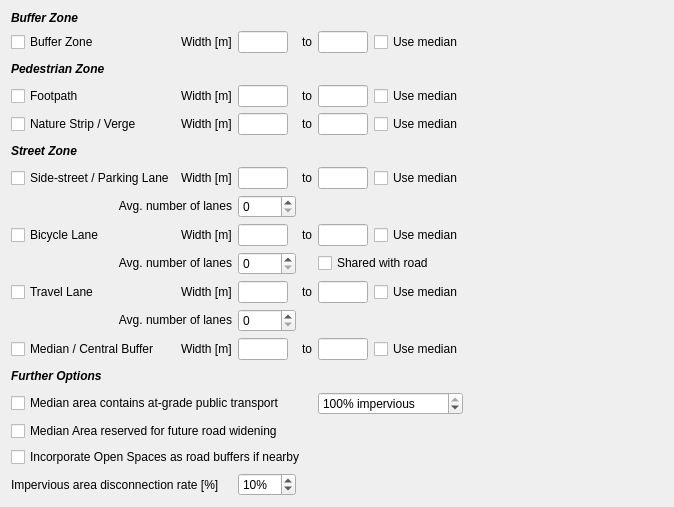
                 <widget class="QWidget" name="ma_buffer_w_lbl2" native="true">
                  <property name="sizePolicy">
                   <sizepolicy hsizetype="Preferred" vsizetype="Fixed">
                    <horstretch>0</horstretch>
                    <verstretch>0</verstretch>
                   </sizepolicy>
                  </property>
                  <property name="minimumSize">
                   <size>
                    <width>0</width>
                    <height>0</height>
                   </size>
                  </property>
                  <property name="maximumSize">
                   <size>
                    <width>16777215</width>
                    <height>16777215</height>
                   </size>
                  </property>
                  <layout class="QGridLayout" name="gridLayout_29">
                   <item row="6" column="3">
                    <widget class="QLineEdit" name="ma_sidestreet_wmin">
                     <property name="maximumSize">
                      <size>
                       <width>50</width>
                       <height>16777215</height>
                      </size>
                     </property>
                     <property name="text">
                      <string/>
                     </property>
                    </widget>
                   </item>
                   <item row="8" column="6">
                    <widget class="QCheckBox" name="ma_bicycle_median">
                     <property name="text">
                      <string>Use median</string>
                     </property>
                    </widget>
                   </item>
                   <item row="5" column="0">
                    <widget class="QLabel" name="ma_street_zone">
                     <property name="text">
                      <string>&lt;html&gt;&lt;head/&gt;&lt;body&gt;&lt;p&gt;&lt;span style=&quot; font-weight:600; font-style:italic;&quot;&gt;Street Zone&lt;/span&gt;&lt;/p&gt;&lt;/body&gt;&lt;/html&gt;</string>
                     </property>
                    </widget>
                   </item>
                   <item row="8" column="2">
                    <widget class="QLabel" name="ma_bicycle_w_lbl1">
                     <property name="text">
                      <string>Width [m]</string>
                     </property>
                    </widget>
                   </item>
                   <item row="4" column="5">
                    <widget class="QLineEdit" name="ma_nstrip_wmax">
                     <property name="maximumSize">
                      <size>
                       <width>50</width>
                       <height>16777215</height>
                      </size>
                     </property>
                     <property name="text">
                      <string/>
                     </property>
                    </widget>
                   </item>
                   <item row="3" column="0" colspan="2">
                    <widget class="QCheckBox" name="ma_fpath_check">
                     <property name="whatsThis">
                      <string>If the median area cannot be developed at all, check this box to restrict any activity on this part of the infrastructure.</string>
                     </property>
                     <property name="text">
                      <string>Footpath</string>
                     </property>
                    </widget>
                   </item>
                   <item row="12" column="0" colspan="3">
                    <widget class="QLabel" name="ma_travellane_w_lbl3">
                     <property name="text">
                      <string>&lt;html&gt;&lt;head/&gt;&lt;body&gt;&lt;p align=&quot;right&quot;&gt;Avg. number of lanes&lt;/p&gt;&lt;/body&gt;&lt;/html&gt;</string>
                     </property>
                    </widget>
                   </item>
                   <item row="8" column="7">
                    <spacer name="horizontalSpacer_44">
                     <property name="orientation">
                      <enum>Qt::Horizontal</enum>
                     </property>
                     <property name="sizeHint" stdset="0">
                      <size>
                       <width>200</width>
                       <height>20</height>
                      </size>
                     </property>
                    </spacer>
                   </item>
                   <item row="4" column="6">
                    <widget class="QCheckBox" name="ma_nstrip_median">
                     <property name="text">
                      <string>Use median</string>
                     </property>
                    </widget>
                   </item>
                   <item row="8" column="4">
                    <widget class="QLabel" name="ma_bicycle_w_lbl2">
                     <property name="text">
                      <string>to</string>
                     </property>
                    </widget>
                   </item>
                   <item row="18" column="0" colspan="6">
                    <widget class="QCheckBox" name="ma_openspacebuffer">
                     <property name="whatsThis">
                      <string>Check this box to influence the likelihood of parks and highways in the neighbourhood being arranged alongside each other (results in higher likelihood of linear parks that run along highways, typical of Melbourne).</string>
                     </property>
                     <property name="text">
                      <string>Incorporate Open Spaces as road buffers if nearby</string>
                     </property>
                    </widget>
                   </item>
                   <item row="13" column="7">
                    <spacer name="horizontalSpacer_46">
                     <property name="orientation">
                      <enum>Qt::Horizontal</enum>
                     </property>
                     <property name="sizeHint" stdset="0">
                      <size>
                       <width>200</width>
                       <height>20</height>
                      </size>
                     </property>
                    </spacer>
                   </item>
                   <item row="13" column="6">
                    <widget class="QCheckBox" name="ma_centralbuffer_median">
                     <property name="text">
                      <string>Use median</string>
                     </property>
                    </widget>
                   </item>
                   <item row="9" column="3">
                    <widget class="QSpinBox" name="ma_bicycle_lanes"/>
                   </item>
                   <item row="17" column="0" colspan="7">
                    <widget class="QCheckBox" name="ma_median_reserved">
                     <property name="whatsThis">
                      <string>If the median area cannot be developed at all, check this box to restrict any activity on this part of the infrastructure.</string>
                     </property>
                     <property name="text">
                      <string>Median Area reserved for future road widening</string>
                     </property>
                    </widget>
                   </item>
                   <item row="7" column="3">
                    <widget class="QSpinBox" name="ma_sidestreet_lanes"/>
                   </item>
                   <item row="7" column="0" colspan="3">
                    <widget class="QLabel" name="ma_sidestreet_w_lbl3">
                     <property name="text">
                      <string>&lt;html&gt;&lt;head/&gt;&lt;body&gt;&lt;p align=&quot;right&quot;&gt;Avg. number of lanes&lt;/p&gt;&lt;/body&gt;&lt;/html&gt;</string>
                     </property>
                    </widget>
                   </item>
                   <item row="18" column="7">
                    <spacer name="verticalSpacer_16">
                     <property name="orientation">
                      <enum>Qt::Vertical</enum>
                     </property>
                     <property name="sizeHint" stdset="0">
                      <size>
                       <width>20</width>
                       <height>20</height>
                      </size>
                     </property>
                    </spacer>
                   </item>
                   <item row="5" column="7">
                    <spacer name="verticalSpacer_19">
                     <property name="orientation">
                      <enum>Qt::Vertical</enum>
                     </property>
                     <property name="sizeHint" stdset="0">
                      <size>
                       <width>20</width>
                       <height>20</height>
                      </size>
                     </property>
                    </spacer>
                   </item>
                   <item row="17" column="7">
                    <spacer name="verticalSpacer_15">
                     <property name="orientation">
                      <enum>Qt::Vertical</enum>
                     </property>
                     <property name="sizeHint" stdset="0">
                      <size>
                       <width>20</width>
                       <height>20</height>
                      </size>
                     </property>
                    </spacer>
                   </item>
                   <item row="9" column="5" colspan="2">
                    <widget class="QCheckBox" name="ma_bicycle_shared">
                     <property name="text">
                      <string>Shared with road</string>
                     </property>
                    </widget>
                   </item>
                   <item row="2" column="7">
                    <spacer name="verticalSpacer_18">
                     <property name="orientation">
                      <enum>Qt::Vertical</enum>
                     </property>
                     <property name="sizeHint" stdset="0">
                      <size>
                       <width>20</width>
                       <height>20</height>
                      </size>
                     </property>
                    </spacer>
                   </item>
                   <item row="9" column="0" colspan="3">
                    <widget class="QLabel" name="ma_bicycle_w_lbl3">
                     <property name="text">
                      <string>&lt;html&gt;&lt;head/&gt;&lt;body&gt;&lt;p align=&quot;right&quot;&gt;Avg. number of lanes&lt;/p&gt;&lt;/body&gt;&lt;/html&gt;</string>
                     </property>
                    </widget>
                   </item>
                   <item row="4" column="3">
                    <widget class="QLineEdit" name="ma_nstrip_wmin">
                     <property name="maximumSize">
                      <size>
                       <width>50</width>
                       <height>16777215</height>
                      </size>
                     </property>
                     <property name="text">
                      <string/>
                     </property>
                    </widget>
                   </item>
                   <item row="2" column="0">
                    <widget class="QLabel" name="ma_pedestrian_zone">
                     <property name="text">
                      <string>&lt;html&gt;&lt;head/&gt;&lt;body&gt;&lt;p&gt;&lt;span style=&quot; font-weight:600; font-style:italic;&quot;&gt;Pedestrian Zone&lt;/span&gt;&lt;/p&gt;&lt;/body&gt;&lt;/html&gt;</string>
                     </property>
                    </widget>
                   </item>
                   <item row="15" column="7">
                    <spacer name="verticalSpacer_17">
                     <property name="orientation">
                      <enum>Qt::Vertical</enum>
                     </property>
                     <property name="sizeHint" stdset="0">
                      <size>
                       <width>20</width>
                       <height>20</height>
                      </size>
                     </property>
                    </spacer>
                   </item>
                   <item row="15" column="0">
                    <widget class="QLabel" name="ma_options">
                     <property name="text">
                      <string>&lt;html&gt;&lt;head/&gt;&lt;body&gt;&lt;p&gt;&lt;span style=&quot; font-weight:600; font-style:italic;&quot;&gt;Further Options&lt;/span&gt;&lt;/p&gt;&lt;/body&gt;&lt;/html&gt;</string>
                     </property>
                    </widget>
                   </item>
                   <item row="12" column="3">
                    <widget class="QSpinBox" name="ma_travellane_lanes"/>
                   </item>
                   <item row="4" column="0" colspan="2">
                    <widget class="QCheckBox" name="ma_nstrip_check">
                     <property name="whatsThis">
                      <string>If the median area cannot be developed at all, check this box to restrict any activity on this part of the infrastructure.</string>
                     </property>
                     <property name="text">
                      <string>Nature Strip / Verge</string>
                     </property>
                    </widget>
                   </item>
                   <item row="10" column="0" colspan="2">
                    <widget class="QCheckBox" name="ma_travellane_check">
                     <property name="whatsThis">
                      <string>If the median area cannot be developed at all, check this box to restrict any activity on this part of the infrastructure.</string>
                     </property>
                     <property name="text">
                      <string>Travel Lane</string>
                     </property>
                    </widget>
                   </item>
                   <item row="6" column="0" colspan="2">
                    <widget class="QCheckBox" name="ma_sidestreet_check">
                     <property name="whatsThis">
                      <string>If the median area cannot be developed at all, check this box to restrict any activity on this part of the infrastructure.</string>
                     </property>
                     <property name="text">
                      <string>Side-street / Parking Lane</string>
                     </property>
                    </widget>
                   </item>
                   <item row="13" column="3">
                    <widget class="QLineEdit" name="ma_centralbuffer_wmin">
                     <property name="maximumSize">
                      <size>
                       <width>50</width>
                       <height>16777215</height>
                      </size>
                     </property>
                     <property name="text">
                      <string/>
                     </property>
                    </widget>
                   </item>
                   <item row="6" column="6">
                    <widget class="QCheckBox" name="ma_sidestreet_median">
                     <property name="text">
                      <string>Use median</string>
                     </property>
                    </widget>
                   </item>
                   <item row="10" column="5">
                    <widget class="QLineEdit" name="ma_travellane_wmax">
                     <property name="maximumSize">
                      <size>
                       <width>50</width>
                       <height>16777215</height>
                      </size>
                     </property>
                     <property name="text">
                      <string/>
                     </property>
                    </widget>
                   </item>
                   <item row="10" column="2">
                    <widget class="QLabel" name="ma_travellane_w_lbl1">
                     <property name="text">
                      <string>Width [m]</string>
                     </property>
                    </widget>
                   </item>
                   <item row="13" column="0" colspan="2">
                    <widget class="QCheckBox" name="ma_centralbuffer_check">
                     <property name="whatsThis">
                      <string>If the median area cannot be developed at all, check this box to restrict any activity on this part of the infrastructure.</string>
                     </property>
                     <property name="text">
                      <string>Median / Central Buffer</string>
                     </property>
                    </widget>
                   </item>
                   <item row="8" column="0" colspan="2">
                    <widget class="QCheckBox" name="ma_bicycle_check">
                     <property name="whatsThis">
                      <string>If the median area cannot be developed at all, check this box to restrict any activity on this part of the infrastructure.</string>
                     </property>
                     <property name="text">
                      <string>Bicycle Lane</string>
                     </property>
                    </widget>
                   </item>
                   <item row="4" column="7">
                    <spacer name="horizontalSpacer_42">
                     <property name="orientation">
                      <enum>Qt::Horizontal</enum>
                     </property>
                     <property name="sizeHint" stdset="0">
                      <size>
                       <width>200</width>
                       <height>20</height>
                      </size>
                     </property>
                    </spacer>
                   </item>
                   <item row="4" column="4">
                    <widget class="QLabel" name="ma_nstrip_w_lbl2">
                     <property name="text">
                      <string>to</string>
                     </property>
                    </widget>
                   </item>
                   <item row="6" column="5">
                    <widget class="QLineEdit" name="ma_sidestreet_wmax">
                     <property name="maximumSize">
                      <size>
                       <width>50</width>
                       <height>16777215</height>
                      </size>
                     </property>
                     <property name="text">
                      <string/>
                     </property>
                    </widget>
                   </item>
                   <item row="10" column="4">
                    <widget class="QLabel" name="ma_travellane_w_lbl2">
                     <property name="text">
                      <string>to</string>
                     </property>
                    </widget>
                   </item>
                   <item row="3" column="4">
                    <widget class="QLabel" name="ma_fpath_w_lbl2">
                     <property name="text">
                      <string>to</string>
                     </property>
                    </widget>
                   </item>
                   <item row="3" column="3">
                    <widget class="QLineEdit" name="ma_fpath_wmin">
                     <property name="maximumSize">
                      <size>
                       <width>50</width>
                       <height>16777215</height>
                      </size>
                     </property>
                     <property name="text">
                      <string/>
                     </property>
                    </widget>
                   </item>
                   <item row="10" column="6">
                    <widget class="QCheckBox" name="ma_travellane_median">
                     <property name="text">
                      <string>Use median</string>
                     </property>
                    </widget>
                   </item>
                   <item row="3" column="2">
                    <widget class="QLabel" name="ma_fpath_w_lbl">
                     <property name="text">
                      <string>Width [m]</string>
                     </property>
                    </widget>
                   </item>
                   <item row="8" column="3">
                    <widget class="QLineEdit" name="ma_bicycle_wmin">
                     <property name="maximumSize">
                      <size>
                       <width>50</width>
                       <height>16777215</height>
                      </size>
                     </property>
                     <property name="text">
                      <string/>
                     </property>
                    </widget>
                   </item>
                   <item row="10" column="7">
                    <spacer name="horizontalSpacer_45">
                     <property name="orientation">
                      <enum>Qt::Horizontal</enum>
                     </property>
                     <property name="sizeHint" stdset="0">
                      <size>
                       <width>200</width>
                       <height>20</height>
                      </size>
                     </property>
                    </spacer>
                   </item>
                   <item row="6" column="7">
                    <spacer name="horizontalSpacer_43">
                     <property name="orientation">
                      <enum>Qt::Horizontal</enum>
                     </property>
                     <property name="sizeHint" stdset="0">
                      <size>
                       <width>200</width>
                       <height>20</height>
                      </size>
                     </property>
                    </spacer>
                   </item>
                   <item row="3" column="5">
                    <widget class="QLineEdit" name="ma_fpath_wmax">
                     <property name="maximumSize">
                      <size>
                       <width>50</width>
                       <height>16777215</height>
                      </size>
                     </property>
                     <property name="text">
                      <string/>
                     </property>
                    </widget>
                   </item>
                   <item row="3" column="7">
                    <spacer name="horizontalSpacer_41">
                     <property name="orientation">
                      <enum>Qt::Horizontal</enum>
                     </property>
                     <property name="sizeHint" stdset="0">
                      <size>
                       <width>200</width>
                       <height>20</height>
                      </size>
                     </property>
                    </spacer>
                   </item>
                   <item row="3" column="6">
                    <widget class="QCheckBox" name="ma_fpath_median">
                     <property name="text">
                      <string>Use median</string>
                     </property>
                    </widget>
                   </item>
                   <item row="6" column="4">
                    <widget class="QLabel" name="ma_sidestreet_w_lbl2">
                     <property name="text">
                      <string>to</string>
                     </property>
                    </widget>
                   </item>
                   <item row="13" column="5">
                    <widget class="QLineEdit" name="ma_centralbuffer_wmax">
                     <property name="maximumSize">
                      <size>
                       <width>50</width>
                       <height>16777215</height>
                      </size>
                     </property>
                     <property name="text">
                      <string/>
                     </property>
                    </widget>
                   </item>
                   <item row="13" column="2">
                    <widget class="QLabel" name="ma_centralbuffer_w_lbl1">
                     <property name="text">
                      <string>Width [m]</string>
                     </property>
                    </widget>
                   </item>
                   <item row="6" column="2">
                    <widget class="QLabel" name="ma_sidestreet_w_lbl">
                     <property name="text">
                      <string>Width [m]</string>
                     </property>
                    </widget>
                   </item>
                   <item row="4" column="2">
                    <widget class="QLabel" name="ma_nstrip_w_lbl">
                     <property name="text">
                      <string>Width [m]</string>
                     </property>
                    </widget>
                   </item>
                   <item row="8" column="5">
                    <widget class="QLineEdit" name="ma_bicycle_wmax">
                     <property name="maximumSize">
                      <size>
                       <width>50</width>
                       <height>16777215</height>
                      </size>
                     </property>
                     <property name="text">
                      <string/>
                     </property>
                    </widget>
                   </item>
                   <item row="10" column="3">
                    <widget class="QLineEdit" name="ma_travellane_wmin">
                     <property name="maximumSize">
                      <size>
                       <width>50</width>
                       <height>16777215</height>
                      </size>
                     </property>
                     <property name="text">
                      <string/>
                     </property>
                    </widget>
                   </item>
                   <item row="13" column="4">
                    <widget class="QLabel" name="ma_centralbuffer_w_lbl2">
                     <property name="text">
                      <string>to</string>
                     </property>
                    </widget>
                   </item>
                   <item row="1" column="6">
                    <widget class="QCheckBox" name="ma_buffer_median">
                     <property name="text">
                      <string>Use median</string>
                     </property>
                    </widget>
                   </item>
                   <item row="1" column="0">
                    <widget class="QCheckBox" name="ma_buffer_check">
                     <property name="whatsThis">
                      <string>If the median area cannot be developed at all, check this box to restrict any activity on this part of the infrastructure.</string>
                     </property>
                     <property name="text">
                      <string>Buffer Zone</string>
                     </property>
                    </widget>
                   </item>
                   <item row="1" column="4">
                    <widget class="QLabel" name="ma_fpath_w_lbl2_2">
                     <property name="text">
                      <string>to</string>
                     </property>
                    </widget>
                   </item>
                   <item row="1" column="7">
                    <spacer name="horizontalSpacer_50">
                     <property name="orientation">
                      <enum>Qt::Horizontal</enum>
                     </property>
                     <property name="sizeHint" stdset="0">
                      <size>
                       <width>200</width>
                       <height>20</height>
                      </size>
                     </property>
                    </spacer>
                   </item>
                   <item row="0" column="0">
                    <widget class="QLabel" name="ma_buffer_zone">
                     <property name="text">
                      <string>&lt;html&gt;&lt;head/&gt;&lt;body&gt;&lt;p&gt;&lt;span style=&quot; font-weight:600; font-style:italic;&quot;&gt;Buffer Zone&lt;/span&gt;&lt;/p&gt;&lt;/body&gt;&lt;/html&gt;</string>
                     </property>
                    </widget>
                   </item>
                   <item row="1" column="3">
                    <widget class="QLineEdit" name="ma_buffer_wmin">
                     <property name="maximumSize">
                      <size>
                       <width>50</width>
                       <height>16777215</height>
                      </size>
                     </property>
                     <property name="text">
                      <string/>
                     </property>
                    </widget>
                   </item>
                   <item row="1" column="2">
                    <widget class="QLabel" name="ma_buffer_w_lbl1">
                     <property name="text">
                      <string>Width [m]</string>
                     </property>
                    </widget>
                   </item>
                   <item row="1" column="5">
                    <widget class="QLineEdit" name="ma_buffer_wmax">
                     <property name="maximumSize">
                      <size>
                       <width>50</width>
                       <height>16777215</height>
                      </size>
                     </property>
                     <property name="text">
                      <string/>
                     </property>
                    </widget>
                   </item>
                   <item row="16" column="0" colspan="5">
                    <widget class="QCheckBox" name="pt_centralbuffer">
                     <property name="text">
                      <string>Median area contains at-grade public transport</string>
                     </property>
                    </widget>
                   </item>
                   <item row="16" column="5" colspan="2">
                    <widget class="QSpinBox" name="pt_impervious">
                     <property name="suffix">
                      <string>% impervious</string>
                     </property>
                     <property name="maximum">
                      <number>100</number>
                     </property>
                     <property name="value">
                      <number>100</number>
                     </property>
                    </widget>
                   </item>
                   <item row="19" column="0" colspan="3">
                    <widget class="QLabel" name="ma_impdced_lbl">
                     <property name="text">
                      <string>Impervious area disconnection rate [%]</string>
                     </property>
                    </widget>
                   </item>
                   <item row="19" column="3">
                    <widget class="QSpinBox" name="ma_impdced_spin">
                     <property name="suffix">
                      <string>%</string>
                     </property>
                     <property name="maximum">
                      <number>100</number>
                     </property>
                     <property name="value">
                      <number>10</number>
                     </property>
                    </widget>
                   </item>
                  </layout>
                 </widget>
